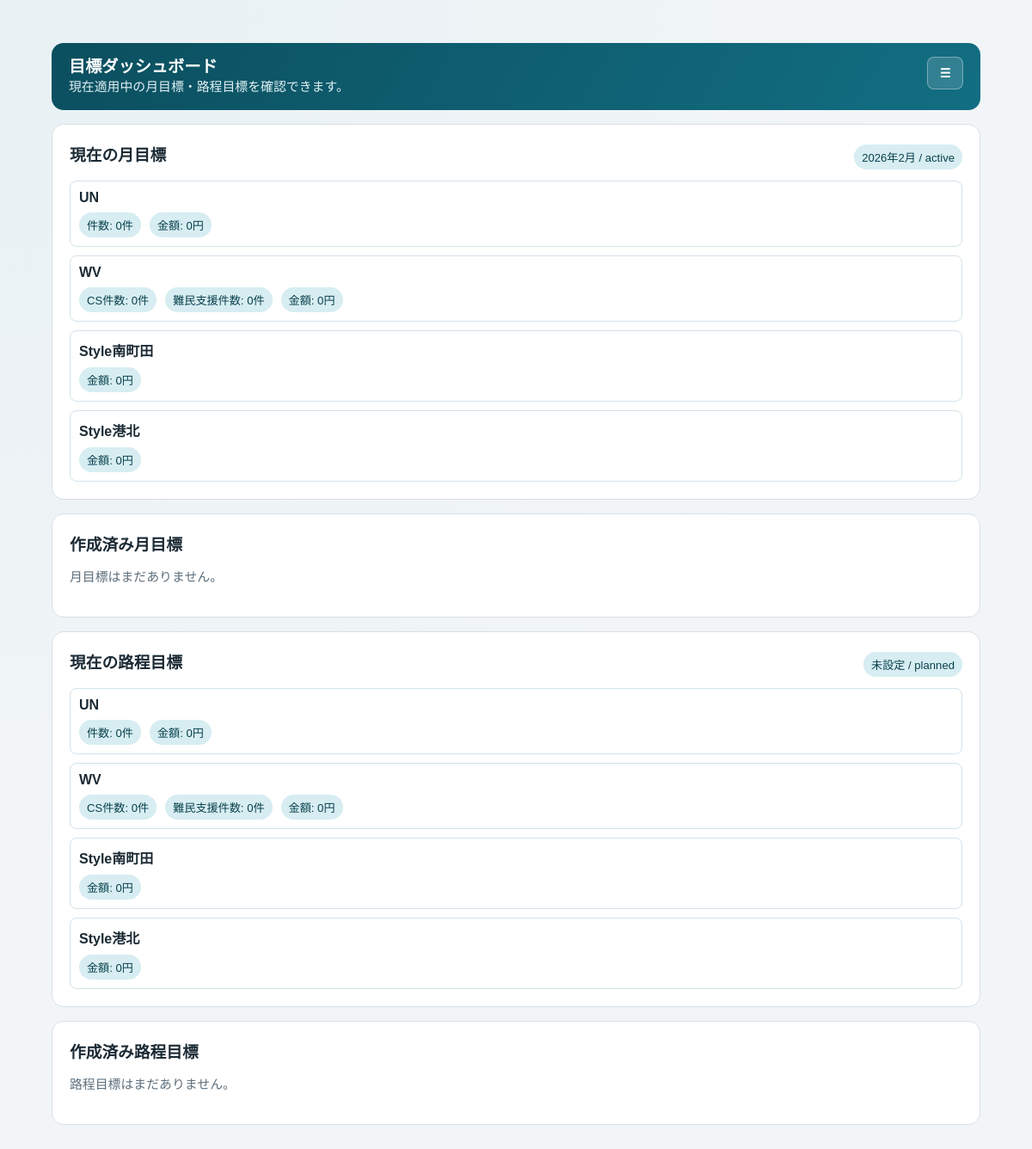
The page /targets/ (signed in) on the database its author committed.
### apps/accounts/models.py (models this page shows, shortened)
class Department(models.Model):
    code = models.CharField(max_length=32, unique=True)
    name = models.CharField(max_length=64)
    default_reporter = models.ForeignKey(
        "Member",
        on_delete=models.SET_NULL,
        null=True,
        blank=True,
        related_name="default_department_links",
    )
    is_active = models.BooleanField(default=True)
    created_at = models.DateTimeField(auto_now_add=True)
    class Meta:
        ordering = ["code"]

### apps/targets/models.py (models this page shows)
class TargetMetric(models.Model):
    department = models.ForeignKey(
        Department,
        on_delete=models.CASCADE,
        related_name="target_metrics",
    )
    code = models.CharField(max_length=32)
    label = models.CharField(max_length=64)
    unit = models.CharField(max_length=16, blank=True)
    display_order = models.PositiveIntegerField(default=1)
    is_active = models.BooleanField(default=True)
    created_at = models.DateTimeField(auto_now_add=True)
    updated_at = models.DateTimeField(auto_now=True)
    class Meta:
        ordering = ["department__code", "display_order", "id"]
        unique_together = ("department", "code")

### apps/targets/views.py (the view)
# urls.py: path("", target_index, name="target_index"),
@require_roles(ROLE_ADMIN)
def target_index(request: HttpRequest) -> HttpResponse:
    configs = _department_configs()
    current_month = _current_month()
    current_period = _current_period()
    return render(
        request,
        "targets/target_dashboard.html",
        {
            "current_month_label": f"{current_month.year}年{current_month.month}月",
            "current_month_status": _month_status(current_month),
            "current_period_label": _period_label(current_period),
            "current_period_status": _period_status(current_period.start_date, current_period.end_date)
            if current_period
            else TARGET_STATUS_PLANNED,
            "month_rows": _build_month_rows(target_month=current_month, configs=configs),
            "period_rows": _build_period_rows(period=current_period, configs=configs),
            "month_history_rows": _month_history_rows(),
            "period_history_rows": _period_history_rows(),
        },
    )

### apps/accounts/auth.py (called while the page is built)
def require_roles(*allowed_roles: str):
    def decorator(view_func):
        @wraps(view_func)
        def wrapper(request: HttpRequest, *args, **kwargs) -> HttpResponse:
            role = request.session.get(SESSION_ROLE_KEY)
            if role not in allowed_roles:
                return redirect("home")
            return view_func(request, *args, **kwargs)
        return wrapper
    return decorator

### apps/targets/views.py (called while the page is built, shortened)
def _department_by_code(*, code: str, label: str) -> Department:
    department = Department.objects.filter(code=code).first()
    if department:
        return department
    return Department.objects.create(code=code, name=label)

def _ensure_default_metrics() -> None:
    for dept_code, dept_label in TARGET_DEPARTMENTS:
        department = _department_by_code(code=dept_code, label=dept_label)
        for order, (metric_code, metric_label, metric_unit) in enumerate(
            DEFAULT_METRICS_BY_DEPT[dept_code],
            start=1,
        ):
            TargetMetric.objects.update_or_create(
                department=department,
                code=metric_code,
                defaults={
                    "label": metric_label,
                    "unit": metric_unit,
                    "display_order": order,
                    "is_active": True,
                },
            )

def _department_configs():
    _ensure_default_metrics()
    configs = []
    for code, fallback_label in TARGET_DEPARTMENTS:
        department = _department_by_code(code=code, label=fallback_label)
        metrics = list(
            TargetMetric.objects.filter(department=department, is_active=True).order_by("display_order", "id")
        )
        configs.append(
            {
                "code": code,
                "label": department.name,
                "department": department,
                "metrics": metrics,
            }
        )
    return configs

def _month_status(target_month: date, today: date | None = None) -> str:
    base = today or timezone.localdate()
    current_month = base.replace(day=1)
    if target_month == current_month:
        return TARGET_STATUS_ACTIVE
    if target_month > current_month:
        return TARGET_STATUS_PLANNED
    return TARGET_STATUS_FINISHED

def _period_label(period: Period | None) -> str:
    if not period:
        return "未設定"
    return f"{period.name} ({period.start_date:%m/%d} - {period.end_date:%m/%d})"

def _period_history_rows():
    rows = []
    return rows

### templates/targets/target_dashboard.html (shortened to what this page needs)
{% extends "base.html" %}
{% block content %}
<div class="container">
  <header class="topbar">
    <div>
      <strong>目標ダッシュボード</strong>
      <div class="muted" style="color: #e1f1f5;">現在適用中の月目標・路程目標を確認できます。</div>
    </div>
  </header>
  <section class="card" style="margin-top: 16px;">
    <div class="row">
      <h3>現在の月目標</h3>
      <span class="badge">{{ current_month_label }} / {{ current_month_status }}</span>
    </div>
    {% for row in month_rows %}
    <div style="margin-top: 10px; padding: 10px; border: 1px solid #d4e2ea; border-radius: 8px;">
      <strong>{{ row.label }}</strong>
      <div style="display: flex; gap: 10px; flex-wrap: wrap; margin-top: 8px;">
        {% for metric in row.metrics %}
        <span class="badge">{{ metric.label }}: {{ metric.value }}{{ metric.unit }}</span>
        {% endfor %}
      </div>
    </div>
    {% endfor %}
  </section>
  <section class="card" style="margin-top: 16px;">
    <h3>作成済み月目標</h3>
    {% if month_history_rows %}
    <table>
      <thead>
        <tr><th>対象月</th><th>状態</th></tr>
      </thead>
      <tbody>
        {% for row in month_history_rows %}
        <tr>
          <td>{{ row.month_label }}</td>
          <td>{{ row.status }}</td>
        </tr>
        {% endfor %}
      </tbody>
    </table>
    {% else %}
    <p class="muted">月目標はまだありません。</p>
    {% endif %}
  </section>
  <section class="card" style="margin-top: 16px;">
    <div class="row">
      <h3>現在の路程目標</h3>
      <span class="badge">{{ current_period_label }} / {{ current_period_status }}</span>
    </div>
    {% for row in period_rows %}
    <div style="margin-top: 10px; padding: 10px; border: 1px solid #d4e2ea; border-radius: 8px;">
      <strong>{{ row.label }}</strong>
      <div style="display: flex; gap: 10px; flex-wrap: wrap; margin-top: 8px;">
        {% for metric in row.metrics %}
        <span class="badge">{{ metric.label }}: {{ metric.value }}{{ metric.unit }}</span>
        {% endfor %}
      </div>
    </div>
    {% endfor %}
  </section>
  <section class="card" style="margin-top: 16px;">
    <h3>作成済み路程目標</h3>
    {% if period_history_rows %}
    <table>
      <thead>
        <tr><th>路程名</th><th>期間</th><th>状態</th></tr>
      </thead>
      <tbody>
        {% for row in period_history_rows %}
        <tr>
          <td>{{ row.name }}</td>
          <td>{{ row.range_label }}</td>
          <td>{{ row.status }}</td>
        </tr>
        {% endfor %}
      </tbody>
    </table>
    {% else %}
    <p class="muted">路程目標はまだありません。</p>
    {% endif %}
  </section>
</div>
{% endblock %}

### static/app.css (style rules this page uses)
:root { --bg: #f2f5f7; --card: #ffffff; --ink: #1b2a34; --muted: #5d6f7c; --line: #d7e0e6; --brand: #126e82; --brand-soft: #d7edf2; --ok: #2e8b57; --warn: #d28b1f; }
* { box-sizing: border-box; }
body { margin: 0; font-family: "Hiragino Sans", "Yu Gothic", "Meiryo", sans-serif; background: radial-gradient(circle at top left, #e8f1f4, var(--bg) 58%); color: var(--ink); }
.container { width: min(1080px, 92vw); margin: 32px auto; }
.topbar { background: linear-gradient(120deg, #0b4f5f, #126e82); color: #fff; padding: 16px 20px; border-radius: 14px; display: flex; justify-content: flex-start; align-items: flex-start; gap: 12px; position: relative; flex-wrap: wrap; }
.topbar > div:first-child { flex: 1 1 auto; min-width: 0; }
.topbar > strong, .topbar > div:first-child > strong { display: block; font-size: 1.2rem; line-height: 1.25; }
.card { background: var(--card); border: 1px solid var(--line); border-radius: 14px; padding: 20px; }
.card h2, .card h3 { margin: 0 0 8px; }
.muted { color: var(--muted); font-size: 0.93rem; line-height: 1.5; }
.badge { display: inline-block; padding: 5px 9px; border-radius: 999px; font-size: 0.82rem; background: var(--brand-soft); color: #09414d; }
.row { display: flex; justify-content: space-between; align-items: center; gap: 14px; }

### rows shown on the page
Department: label "UN", label "UN"
TargetMetric: label "件数", label "件数"
TargetMetric: label "金額", label "金額"
Department: label "WV", label "WV"
TargetMetric: label "CS件数", label "CS件数"
TargetMetric: label "難民支援件数", label "難民支援件数"
TargetMetric: label "金額", label "金額"
Department: label "Style南町田", label "Style南町田"
TargetMetric: label "金額", label "金額"
Department: label "Style港北", label "Style港北"
TargetMetric: label "金額", label "金額"

### other values the page prints
{{ current_month_label }} "2026年2月"
{{ current_month_status }} "active"
{{ metric.value }} "0" "0" "0" "0" "0" "0" "0"
{{ metric.unit }} "件" "円" "件" "件" "円" "円" "円"
{{ current_period_label }} "未設定"
{{ current_period_status }} "planned"
